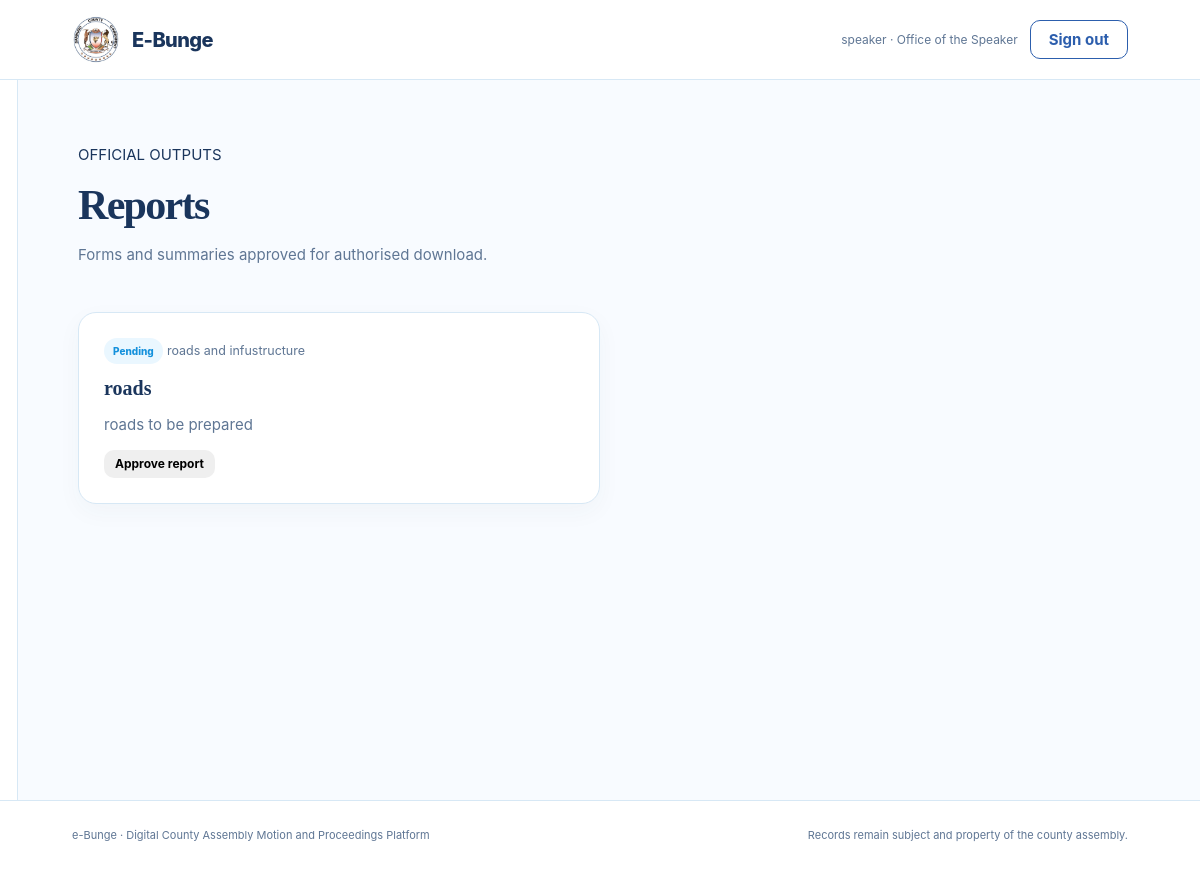
Screenshot of /pages/reports.php (signed in) with the database file from the repository.
### tables this page shows
CREATE TABLE reports (
      id INTEGER PRIMARY KEY AUTOINCREMENT, title TEXT NOT NULL, category TEXT NOT NULL,
      content TEXT NOT NULL, status TEXT DEFAULT 'pending', created_by INTEGER,
      approved_by INTEGER, created_at TEXT DEFAULT CURRENT_TIMESTAMP
    );

### pages/reports.php (the view, shortened to what this page needs)
<?php
include __DIR__ . '/../includes/page_top.php';
$u = current_user();
$rows = db()->query('SELECT r.*, u.username FROM reports r LEFT JOIN users u ON u.id = r.created_by ORDER BY r.id DESC')->fetchAll();
?>
<div class="page-heading">
  <div>
    <p class="eyebrow">OFFICIAL OUTPUTS</p>
    <h1>Reports</h1>
    <p class="muted">Forms and summaries approved for authorised download.</p>
  </div>
</div>
<section class="card-grid">
  <?php foreach ($rows as $r): ?>
    <article class="panel report-card">
      <div class="card-top">
        <span><?= status_badge($r['status']) ?></span>
        <small><?= e($r['category']) ?></small>
      </div>
      <h2><?= e($r['title']) ?></h2>
      <p><?= e(mb_strimwidth($r['content'], 0, 180, '…')) ?></p>
      <?php if ($u['role'] === 'speaker' && $r['status'] === 'pending'): ?>
        <form method="post" action="../backend/report_action.php">
          <button name="action" value="approve" class="btn btn-small" type="submit">Approve report</button>
        </form>
      <?php elseif ($r['status'] === 'approved'): ?>
        <a class="btn btn-small btn-soft" href="../backend/report_action.php?id=<?= $r['id'] ?>&amp;download=1">Download</a>
      <?php endif; ?>
    </article>
  <?php endforeach; ?>
</section>
<?php include __DIR__ . '/../includes/page_bottom.php'; ?>

### config.php (shortened to what this page needs)
<?php
function db(): PDO {
    static $pdo = null;
    if ($pdo === null) {
        $pdo = new PDO('sqlite:' . DB_PATH);
        $pdo->setAttribute(PDO::ATTR_ERRMODE, PDO::ERRMODE_EXCEPTION);
        $pdo->setAttribute(PDO::ATTR_DEFAULT_FETCH_MODE, PDO::FETCH_ASSOC);
        $pdo->exec('PRAGMA foreign_keys = ON');
    }
    return $pdo;
}
function e($value): string {
    return htmlspecialchars((string)$value, ENT_QUOTES, 'UTF-8');
}
function current_user(): ?array {
    return $_SESSION['user'] ?? null;
}
function status_badge(string $status): string {
    return '<span class="badge badge-' . e($status) . '">' .
        e(ucwords(str_replace('_', ' ', $status))) . '</span>';
}

### assets/css/style.css (style rules this page uses)
:root { --ink: #1A355C; --muted: #5F7694; --deep: #2C5EAD; --mint: #1591DC; --pale: #4BB8FA; --cream: #C4E2F5; --white: #ffffff; --line: #D7E8F5; --shadow: 0 18px 45px rgba(44, 94, 173, 0.12); --radius: 18px; }
* { box-sizing: border-box; }
html { scroll-behavior: smooth; }
body { margin: 0; background: #f8fbff; color: var(--ink); font: 15px/1.6 Inter, ui-sans-serif, system-ui, sans-serif; }
button, input, textarea, select { font: inherit; }
button { cursor: pointer; }
.muted { color: var(--muted); }
.btn { display: inline-flex; align-items: center; justify-content: center; gap: 10px; padding: 11px 18px; border: 0; border-radius: 10px; font-weight: 750; line-height: 1; transition: 0.2s ease; }
.btn-small { padding: 8px 11px; font-size: 12px; }
.page-heading { display: flex; align-items: flex-end; justify-content: space-between; gap: 20px; margin-bottom: 30px; }
.page-heading h1 { margin: 0 0 7px; font: 700 42px/1.1 Georgia, serif; letter-spacing: -0.04em; }
.panel { padding: 25px; border: 1px solid var(--line); border-radius: var(--radius); background: white; box-shadow: 0 8px 25px rgba(48,87,72,0.04); }
.panel h2 { margin: 0; font: 700 22px Georgia, serif; }
.badge { display: inline-block; padding: 5px 9px; border-radius: 30px; background: #eef3ef; color: var(--muted); font-size: 10px; font-weight: 800; }
.badge-pending, .badge-submitted, .badge-reviewed { background: #EAF7FF; color: #1591DC; }
.card-grid { display: grid; grid-template-columns: repeat(2, 1fr); gap: 18px; }
.vote-card, .report-card { display: flex; flex-direction: column; gap: 13px; }
.vote-card h2, .report-card h2 { font-size: 20px; }
.vote-card p, .report-card p { margin: 0; color: var(--muted); }
.card-top, .activity-line small { color: var(--muted); }

### rows the page displays
reports: status "Pending", category "roads and infustructure", title "roads", content "roads to be prepared"

### other values shown
$user['username'] "speaker"
role_name($user['role']) "Office of the Speaker"
